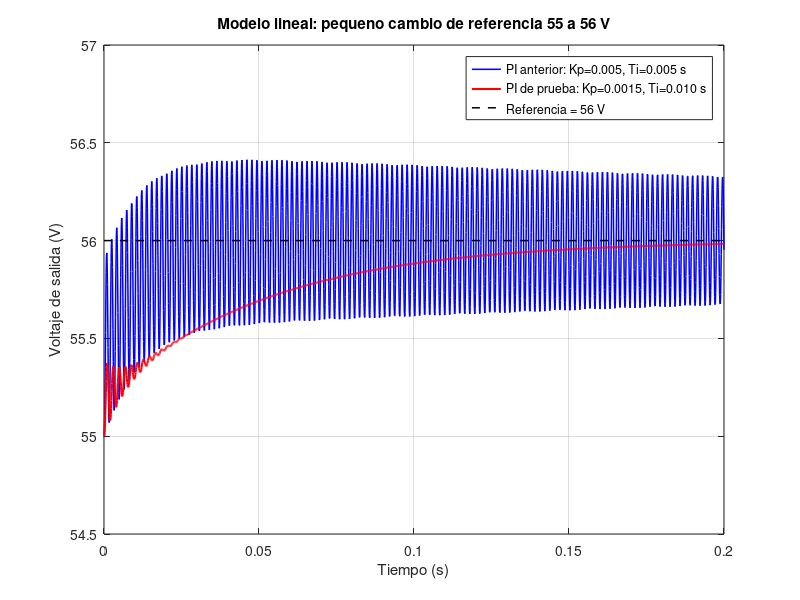
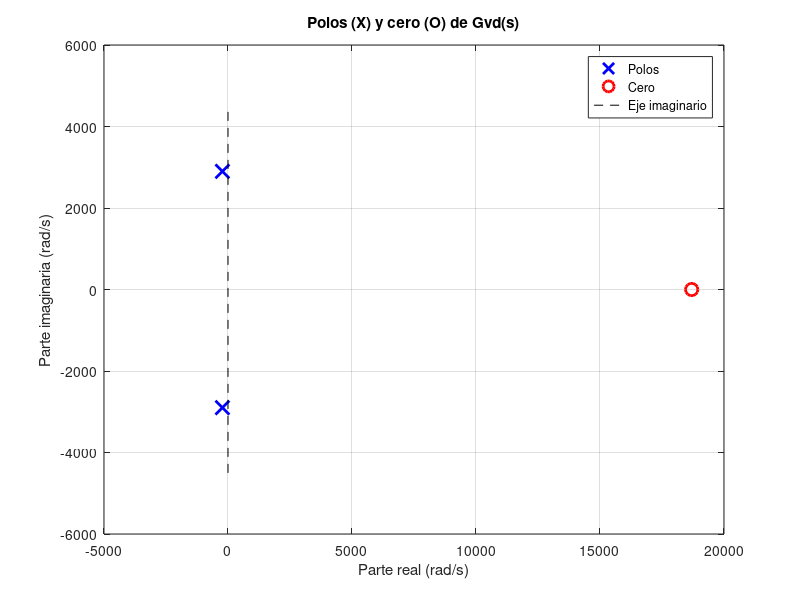

Write MATLAB code to recreate these figures, in order.
%% BOOST SOLAR - MODELO Y COMPROBACION DE CONTROL PI
% Archivo: Boost_300uH_47uF_CORREGIDO.m
% Compatible con MATLAB basico; NO requiere Control System Toolbox.
%
% Objetivo: modelo promediado IDEAL de un Boost en CCM, linealizado
% alrededor del punto de operacion de una FUENTE IDEAL de 19 V.
% Este modelo NO simula aun el panel FV, la bateria ni el arranque.
% Una entrada de 1 V en la referencia simula una perturbacion PEQUENA.
%
% Datos acordados: L = 300 uH (fabricada), C2 = 47 uF,
% fs = 31.37 kHz, 19 V -> 55 V, carga resistiva de 47 ohm.
%
% Solo utiliza funciones basicas: eig, roots, ode45, plot, fprintf.

clear;
clc;
close all;

%% 1. Parametros
Vin = 19;              % V
Vout = 55;            % V
L = 300e-6;           % H
Co = 47e-6;           % F (salida)
fs = 31370;           % Hz
R = 47;               % ohm
Ppanel_nom = 90;      % W (dato nominal por confirmar con ficha)

%% 2. Punto de operacion ideal
D0 = 1 - Vin/Vout;
q = 1 - D0;
Iout0 = Vout/R;
IL0 = Iout0/q;
Pout0 = Vout*Iout0;
deltaIL = Vin*D0/(L*fs);
deltaVo = Iout0*D0/(Co*fs); % estimacion ideal sin ESR

fprintf('\n========== DATOS DEL BOOST ==========\n');
fprintf('Vin = %.2f V; Vout = %.2f V; RL = %.2f ohm\n',Vin,Vout,R);
fprintf('L = %.0f uH; C2 = %.0f uF; fs = %.2f kHz\n',L*1e6,Co*1e6,fs/1000);
fprintf('D0 = %.5f (%.2f %%)\n',D0,100*D0);
fprintf('Iout = %.4f A; IL media = %.4f A\n',Iout0,IL0);
fprintf('Potencia en RL = %.2f W\n',Pout0);
fprintf('Rizado inductor: %.3f A pico a pico (%.1f %% de IL de prueba)\n',deltaIL,100*deltaIL/IL0);
fprintf('Rizado salida ideal estimado: %.3f V pico a pico\n',deltaVo);
fprintf('A 90 W y 19 V, rizado relativo ideal de IL = %.1f %%\n',100*deltaIL/(Ppanel_nom/Vin));

%% 3. Modelo promediado de estados (pequena senal)
% Estados: x = [delta_iL; delta_Vout]; entrada delta_D.
% Planta obtenida de las ecuaciones promediadas ideales:
% d(iL)/dt = (Vin-(1-D)*Vout)/L
% d(Vout)/dt = ((1-D)*iL-Vout/R)/Co
A = [0,          -q/L;
     q/Co, -1/(R*Co)];
B = [Vout/L;
     -IL0/Co];
C = [0,1];

% Transferencia Gvd(s) = delta_Vout(s) / delta_D(s)
% Forma: (b1*s + b0)/(s^2 + a1*s + a0)
b1 = -IL0/Co;
b0 = q*Vout/(L*Co);
a1 = 1/(R*Co);
a0 = q*q/(L*Co);
num = [b1,b0];
den = [1,a1,a0];

polosPlanta = roots(den);
cerosPlanta = roots(num);

fprintf('\n========== PLANTA Gvd(s) ==========\n');
fprintf('              %.8g*s + %.8g\n',b1,b0);
fprintf('Gvd(s) = -------------------------------------\n');
fprintf('         s^2 + %.8g*s + %.8g\n',a1,a0);
fprintf('Polos planta [rad/s]:\n');
disp(polosPlanta);
fprintf('Cero planta [rad/s]:\n');
disp(cerosPlanta);
if any(real(cerosPlanta)>0)
    fprintf('ATENCION: CERO EN SEMIPLANO DERECHO; restringe rapidez de control.\n');
end

%% 4. Dos controladores PI de comprobacion
% PSIM PI: Gain = Kp; Time Constant = Ti; Ki = Kp/Ti.
% Estos valores son de PRUEBA, no el diseno definitivo.
Kp = [0.005,  0.0015];
Ti = [0.005,  0.010];
Ki = Kp./Ti;

% El controlador usa error = referencia - salida:
% delta_D = Kp*(delta_ref - delta_Vout) + Ki*z
% dz/dt = delta_ref - delta_Vout
% Con x_aug = [delta_iL; delta_Vout; z]:
% dx_aug/dt = Acl*x_aug + Bcl*delta_ref
Acl = cell(1,2);
Bcl = cell(1,2);
polosLazo = cell(1,2);

for k = 1:2
    Acl{k} = [A - (B*Kp(k))*C, B*Ki(k);
              -C,              0];
    Bcl{k} = [B*Kp(k);1];
    polosLazo{k} = eig(Acl{k});

    % Comprobacion independiente por polinomio caracteristico:
    % s*den(s) + (Kp*s+Ki)*num(s)
    polinomio = [den,0] + [0,conv([Kp(k),Ki(k)],num)];
    polosPorPolinomio = roots(polinomio);

    fprintf('\n========== CONTROLADOR PI %d ==========\n',k);
    fprintf('Kp = %.6f, Ti = %.6f s, Ki = %.6f\n',Kp(k),Ti(k),Ki(k));
    fprintf('Polos del lazo cerrado [rad/s]:\n');
    disp(polosLazo{k});
    fprintf('Polos calculados por el polinomio caracteristico:\n');
    disp(polosPorPolinomio);

    if all(real(polosLazo{k}) < -1e-8)
        fprintf('ESTABLE en el modelo lineal: SI\n');
    else
        fprintf('ESTABLE en el modelo lineal: NO\n');
    end
end

%% 5. Respuesta lineal a un cambio PEQUENO de referencia
% Se parte de Vout = 55 V en equilibrio, y a t = 0
% se solicita aumentar 1 V la referencia: 55 -> 56 V.
% Esta es una respuesta LOCAL; no es simulacion de arranque.
deltaRef = 1;  % V
Tfinal = 0.20;
tspan = linspace(0,Tfinal,2001);
x0 = zeros(3,1);
opts = odeset('RelTol',1e-7,'AbsTol',1e-9,'MaxStep',1e-4);

[t1,x1] = ode45(@(t,x) Acl{1}*x + Bcl{1}*deltaRef, tspan, x0, opts);
[t2,x2] = ode45(@(t,x) Acl{2}*x + Bcl{2}*deltaRef, tspan, x0, opts);

V1 = Vout + x1(:,2);
V2 = Vout + x2(:,2);

figure('Color','w','Name','Respuesta del Boost con PI');
plot(t1,V1,'b-','LineWidth',1.1);
hold on;
plot(t2,V2,'r-','LineWidth',1.5);
plot([0,Tfinal],[Vout+deltaRef,Vout+deltaRef],'k--','LineWidth',1.1);
grid on;
xlabel('Tiempo (s)');
ylabel('Voltaje de salida (V)');
title('Modelo lineal: pequeno cambio de referencia 55 a 56 V');
legend('PI anterior: Kp=0.005, Ti=0.005 s', ...
       'PI de prueba: Kp=0.0015, Ti=0.010 s', ...
       'Referencia = 56 V','Location','best');

%% 6. Ubicacion de polos y cero de la planta
figure('Color','w','Name','Polos y cero del Boost');
plot(real(polosPlanta),imag(polosPlanta),'bx','MarkerSize',10,'LineWidth',2);
hold on;
plot(real(cerosPlanta),imag(cerosPlanta),'ro','MarkerSize',9,'LineWidth',2);
plot([0,0],[-4500,4500],'k--');
grid on;
xlabel('Parte real (rad/s)');
ylabel('Parte imaginaria (rad/s)');
title('Polos (X) y cero (O) de Gvd(s)');
legend('Polos','Cero','Eje imaginario','Location','best');

%% 7. Avisos de alcance
fprintf('\n========== ADVERTENCIAS ==========\n');
fprintf('Este calculo NO requiere Control System Toolbox.\n');
fprintf('Es modelo lineal promediado, ideal, sin saturacion PWM.\n');
fprintf('NO demuestra arranque suave ni estabilidad con panel real.\n');
fprintf('Los 5 A son un LIMITE de carga, NO una consigna.\n');
fprintf('Datos del panel a confirmar: 19*6.04 = %.2f W, distinto de 90 W.\n',19*6.04);
fprintf('El PI definitivo se ajustara con el metodo del docente y PSIM.\n');
fprintf('FIN DEL SCRIPT.\n');
